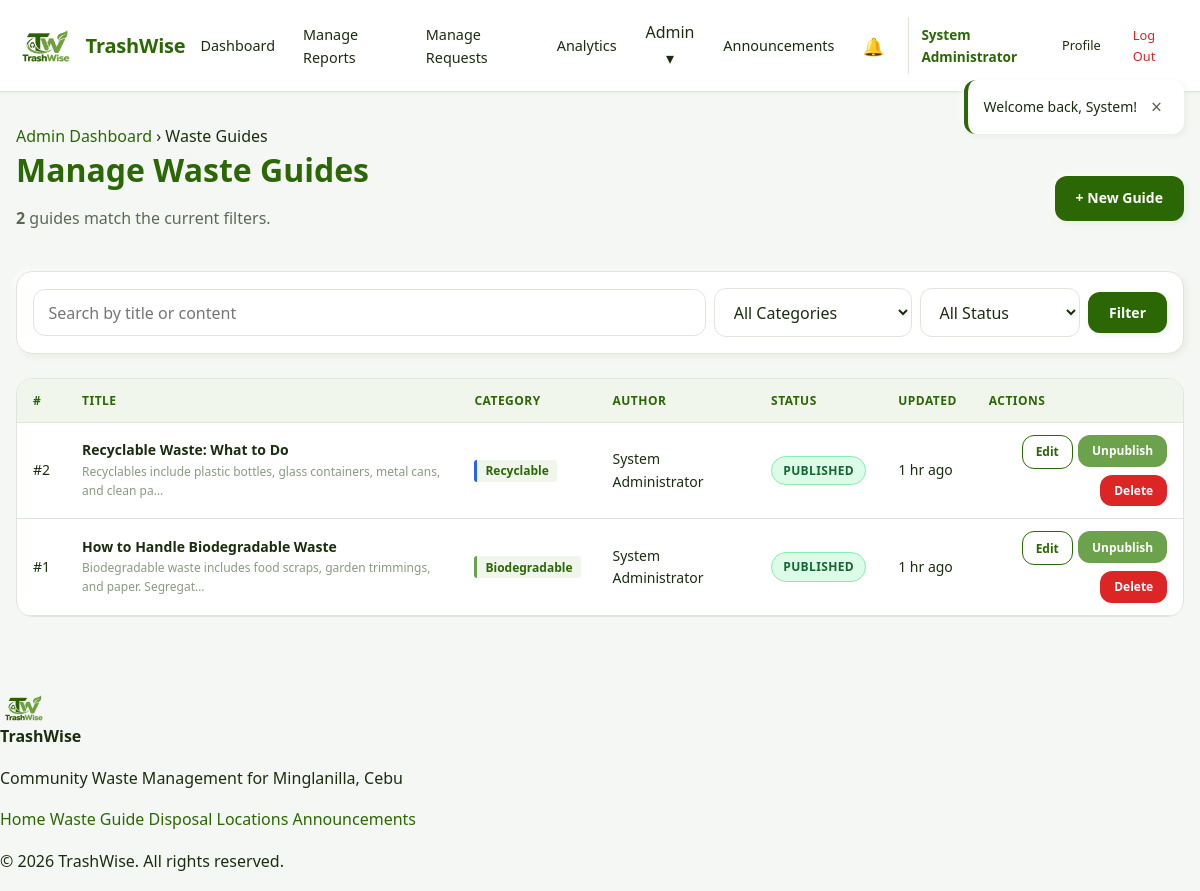
Screenshot of /modules/guides/manage-guides.php (signed in) with the database file from the repository.
### tables this page shows
CREATE TABLE waste_guides (
    guide_id     INT UNSIGNED NOT NULL AUTO_INCREMENT,
    category_id  INT UNSIGNED NOT NULL,
    created_by   INT UNSIGNED NOT NULL,
    title        VARCHAR(255) NOT NULL,
    content      TEXT         NOT NULL,
    is_published TINYINT(1)   NOT NULL DEFAULT 1,
    created_at   DATETIME     NOT NULL DEFAULT CURRENT_TIMESTAMP,
    updated_at   DATETIME     NOT NULL DEFAULT CURRENT_TIMESTAMP
                              ON UPDATE CURRENT_TIMESTAMP,
    PRIMARY KEY (guide_id),
    KEY idx_guides_category (category_id),
    KEY idx_guides_published (is_published),
    CONSTRAINT fk_guides_category
        FOREIGN KEY (category_id) REFERENCES waste_categories(category_id)
        ON DELETE RESTRICT ON UPDATE CASCADE,
    CONSTRAINT fk_guides_user
        FOREIGN KEY (created_by) REFERENCES users(user_id)
        ON DELETE RESTRICT ON UPDATE CASCADE
);

CREATE TABLE waste_categories (
    category_id   INT UNSIGNED NOT NULL AUTO_INCREMENT,
    category_name VARCHAR(100) NOT NULL,
    description   TEXT         DEFAULT NULL,
    color_code    VARCHAR(20)  DEFAULT NULL,
    PRIMARY KEY (category_id),
    UNIQUE KEY uq_category_name (category_name)
);

CREATE TABLE users (
    user_id           INT UNSIGNED NOT NULL AUTO_INCREMENT,
    role_id           TINYINT UNSIGNED NOT NULL,
    barangay_id       INT UNSIGNED DEFAULT NULL,
    first_name        VARCHAR(100) NOT NULL,
    last_name         VARCHAR(100) NOT NULL,
    email             VARCHAR(255) NOT NULL,
    password_hash     VARCHAR(255) NOT NULL,
    phone             VARCHAR(20)  DEFAULT NULL,
    address           VARCHAR(500) DEFAULT NULL,
    is_email_verified TINYINT(1)   NOT NULL DEFAULT 0,
    email_verified_at DATETIME     DEFAULT NULL,
    last_login_at     DATETIME     DEFAULT NULL,
    is_active         TINYINT(1)   NOT NULL DEFAULT 1,
    created_at        DATETIME     NOT NULL DEFAULT CURRENT_TIMESTAMP,
    updated_at        DATETIME     NOT NULL DEFAULT CURRENT_TIMESTAMP
                                   ON UPDATE CURRENT_TIMESTAMP,
    PRIMARY KEY (user_id),
    UNIQUE KEY uq_users_email (email),
    KEY idx_users_role     (role_id),
    KEY idx_users_barangay (barangay_id),
    KEY idx_users_active   (is_active),
    CONSTRAINT fk_users_role
        FOREIGN KEY (role_id) REFERENCES roles(role_id)
        ON DELETE RESTRICT ON UPDATE CASCADE,
    CONSTRAINT fk_users_barangay
        FOREIGN KEY (barangay_id) REFERENCES barangays(barangay_id)
        ON DELETE SET NULL ON UPDATE CASCADE
);

### includes/functions.php (called while the page is built, shortened)
<?php
require_once __DIR__ . '/../config/database.php';
function e($value): string
{
    return htmlspecialchars((string) $value, ENT_QUOTES | ENT_SUBSTITUTE, 'UTF-8');
}
function input_string(string $key, string $method = 'POST'): string
{
    $source = $method === 'GET' ? $_GET : $_POST;
    $value  = $source[$key] ?? '';
    return is_string($value) ? trim($value) : '';
}
function input_int(string $key, string $method = 'POST', int $default = 0): int
{
    $source = $method === 'GET' ? $_GET : $_POST;
    return isset($source[$key]) ? (int) $source[$key] : $default;
}
function time_ago(?string $value): string
{
    $ts = strtotime($value);
    $diff = time() - $ts;
    if ($diff < 86400)  return floor($diff / 3600) . ' hr ago';
    return date('M j, Y', $ts);
}
function paginate(int $total, int $perPage, int $currentPage): array
{
    $perPage     = max(1, $perPage);
    $totalPages  = max(1, (int) ceil($total / $perPage));
    $currentPage = max(1, min($currentPage, $totalPages));
    $offset      = ($currentPage - 1) * $perPage;
    return [
        'total'        => $total,
        'per_page'     => $perPage,
        'current_page' => $currentPage,
        'total_pages'  => $totalPages,
        'offset'       => $offset,
    ];
}

### config/database.php (called while the page is built, shortened)
<?php
function db(): PDO
{
    static $pdo = null;
    if ($pdo instanceof PDO) {
        return $pdo;
    }
    $dsn = sprintf(
        'mysql:host=%s;dbname=%s;charset=%s',
        DB_HOST,
        DB_NAME,
        DB_CHARSET
    );
    $options = [
        PDO::ATTR_ERRMODE            => PDO::ERRMODE_EXCEPTION,
        PDO::ATTR_DEFAULT_FETCH_MODE => PDO::FETCH_ASSOC,
        PDO::ATTR_EMULATE_PREPARES   => false,
        PDO::ATTR_PERSISTENT         => false,
        PDO::ATTR_STRINGIFY_FETCHES  => false,
    ];
    try {
        $pdo = new PDO($dsn, DB_USER, DB_PASS, $options);
    } catch (PDOException $e) {
        error_log('[TrashWise DB] ' . $e->getMessage());
        if (!headers_sent()) {
            http_response_code(500);
        }
        if (APP_DEBUG) {
            exit('Database connection failed: ' . htmlspecialchars($e->getMessage(), ENT_QUOTES, 'UTF-8'));
        }
        exit('A database error occurred. Please try again later.');
    }
    return $pdo;
}
function db_query(string $sql, array $params = []): PDOStatement
{
    $stmt = db()->prepare($sql);
    $stmt->execute($params);
    return $stmt;
}
function db_all(string $sql, array $params = []): array
{
    return db_query($sql, $params)->fetchAll();
}
function db_scalar(string $sql, array $params = [])
{
    $value = db_query($sql, $params)->fetchColumn();
    return $value === false ? null : $value;
}

### modules/guides/manage-guides.php (the view, shortened to what this page needs)
<?php
require_once __DIR__ . '/../../config/database.php';
require_once __DIR__ . '/../../includes/functions.php';
$q          = input_string('q', 'GET');
$categoryId = input_int('category_id', 'GET');
$status     = input_string('status', 'GET');
if (!in_array($status, ['all', 'published', 'draft'], true)) {
    $status = 'all';
}
$page    = max(1, input_int('page', 'GET', 1));
$perPage = 15;
$where  = [];
$params = [];
$whereSql = $where ? 'WHERE ' . implode(' AND ', $where) : '';
$total = (int) db_scalar("SELECT COUNT(*) FROM waste_guides wg {$whereSql}", $params);
$pg    = paginate($total, $perPage, $page);
$guides = db_all("
    SELECT wg.guide_id, wg.title, wg.content, wg.is_published,
           wg.created_at, wg.updated_at,
           wc.category_name, wc.color_code,
           u.first_name, u.last_name
      FROM waste_guides wg
      JOIN waste_categories wc ON wc.category_id = wg.category_id
      JOIN users            u  ON u.user_id      = wg.created_by
     {$whereSql}
     ORDER BY wg.updated_at DESC, wg.guide_id DESC
     LIMIT {$pg['per_page']} OFFSET {$pg['offset']}
", $params);
require_once __DIR__ . '/../../includes/header.php';
?>
<section class="container page-header">
    <nav class="breadcrumb" aria-label="Breadcrumb">
        <a href="<?= e(BASE_URL) ?>/modules/administration/dashboard.php">Admin Dashboard</a>
        <span aria-hidden="true">›</span>
        <span aria-current="page">Waste Guides</span>
    </nav>
    <div class="page-header__row">
        <div>
            <h1 class="page-title">Manage Waste Guides</h1>
            <p class="text-muted">
                <strong><?= (int) $total ?></strong>
                guide<?= $total === 1 ? '' : 's' ?> match the current filters.
            </p>
        </div>
        <a class="btn btn-primary"
           href="<?= e(BASE_URL) ?>/modules/guides/edit-guide.php">
            + New Guide
        </a>
    </div>
</section>
<section class="container">
    <form method="get"
          action="<?= e(BASE_URL) ?>/modules/guides/manage-guides.php"
          class="filters" role="search">
        <div class="filters__row">
            <div class="filters__field filters__field--grow">
                <input type="search" class="form-control" id="q" name="q"
                       placeholder="Search by title or content"
                       value="<?= e($q) ?>">
            </div>
            <div class="filters__field">
                <select class="form-select" id="category_id" name="category_id">
                    <option value="">All Categories</option>
                </select>
            </div>
            <div class="filters__field">
                <select class="form-select" id="status" name="status">
                    <option value="all"       <?= $status === 'all'       ? 'selected' : '' ?>>All Status</option>
                </select>
            </div>
            <button type="submit" class="btn btn-primary">Filter</button>
        </div>
    </form>
    <?php if (empty($guides)): ?>
        <div class="empty-state">
            <h3>No guides found</h3>
            <?php if ($q !== '' || $categoryId > 0 || $status !== 'all'): ?>
                <p>Try adjusting your filters or resetting the search.</p>
                <a class="btn btn-outline"
                   href="<?= e(BASE_URL) ?>/modules/guides/manage-guides.php">Clear Filters</a>
            <?php else: ?>
                <p>No waste guides have been created yet.</p>
                <a class="btn btn-primary"
                   href="<?= e(BASE_URL) ?>/modules/guides/edit-guide.php">Create Your First Guide</a>
            <?php endif; ?>
        </div>
    <?php else: ?>
        <div class="table-wrapper">
            <table class="data-table manage-table">
                <thead>
                    <tr>
                        <th>#</th>
                        <th>Title</th>
                        <th>Category</th>
                        <th>Author</th>
                        <th>Status</th>
                        <th>Updated</th>
                        <th class="text-right">Actions</th>
                    </tr>
                </thead>
                <tbody>
                    <?php foreach ($guides as $g): ?>
                        <tr>
                            <td>#<?= (int) $g['guide_id'] ?></td>
                            <td>
                                <span class="cell-title"><?= e(mb_strimwidth($g['title'], 0, 70, '…')) ?></span>
                                <span class="cell-sub">
                                    <?= e(mb_strimwidth(preg_replace('/\s+/', ' ', strip_tags($g['content'])), 0, 80, '…')) ?>
                                </span>
                            </td>
                            <td>
                                <span class="cell-category"
                                      style="border-left-color: <?= e($g['color_code'] ?: '#6BA24B') ?>;">
                                    <?= e($g['category_name']) ?>
                                </span>
                            </td>
                            <td><?= e($g['first_name'] . ' ' . $g['last_name']) ?></td>
                            <td>
                                <?php if ((int) $g['is_published'] === 1): ?>
                                    <span class="status-badge status-verified">Published</span>
                                <?php else: ?>
                                    <span class="status-badge status-pending">Draft</span>
                                <?php endif; ?>
                            </td>
                            <td><?= e(time_ago($g['updated_at'] ?: $g['created_at'])) ?></td>
                            <td class="text-right">
                                <div class="action-group">
                                    <a class="btn btn-outline btn-sm"
                                       href="<?= e(BASE_URL) ?>/modules/guides/edit-guide.php?id=<?= (int) $g['guide_id'] ?>">
                                        Edit
                                    </a>
                                    <form method="post"
                                          action="<?= e(BASE_URL) ?>/actions/guides/toggle-guide.php"
                                          class="inline-form"
                                          data-toggle-guide-form>
                                        <button type="submit"
                                                class="btn btn-sm <?= (int) $g['is_published'] === 1 ? 'btn-secondary' : 'btn-primary' ?>"
                                                data-toggle-guide-button
                                                data-guide-title="<?= e($g['title']) ?>"
                                                data-action="<?= (int) $g['is_published'] === 1 ? 'unpublish' : 'publish' ?>">
                                            <?= (int) $g['is_published'] === 1 ? 'Unpublish' : 'Publish' ?>
                                        </button>
                                    </form>
                                    <form method="post"
                                          action="<?= e(BASE_URL) ?>/actions/guides/delete-guide.php"
                                          class="inline-form"
                                          data-delete-guide-form>
                                        <button type="submit"
                                                class="btn btn-danger btn-sm"
                                                data-delete-guide-button
                                                data-guide-title="<?= e($g['title']) ?>">
                                            Delete
                                        </button>
                                    </form>
                                </div>
                            </td>
                        </tr>
                    <?php endforeach; ?>
                </tbody>
            </table>
        </div>
    <?php endif; ?>
</section>
<?php require_once __DIR__ . '/../../includes/footer.php'; ?>

### rows the page displays
waste_guides: guide_id "2", title "Recyclable Waste: What to Do", content "Recyclables include plastic bottles, glass containers, metal cans, and clean pa…", category.category_name "Recyclable", created_by.last_name "System Administrator", is_published "PUBLISHED", updated_at "1 hr ago"
waste_guides: guide_id "1", title "How to Handle Biodegradable Waste", content "Biodegradable waste includes food scraps, garden trimmings, and paper. Segregat…", category.category_name "Biodegradable", created_by.last_name "System Administrator", is_published "PUBLISHED", updated_at "1 hr ago"

### other values shown
current_user_name() "System Administrator"
$flash['message'] "Welcome back, System!"
$total "2"
